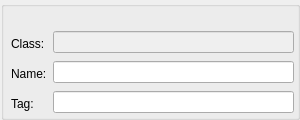
<?xml version="1.0" encoding="UTF-8"?>
<ui version="4.0">
 <class>ControlPropertyGridWidget</class>
 <widget class="QWidget" name="ControlPropertyGridWidget">
  <property name="geometry">
   <rect>
    <x>0</x>
    <y>0</y>
    <width>300</width>
    <height>120</height>
   </rect>
  </property>
  <property name="minimumSize">
   <size>
    <width>300</width>
    <height>120</height>
   </size>
  </property>
  <property name="windowTitle">
   <string>Form</string>
  </property>
  <widget class="QGroupBox" name="groupBox">
   <property name="geometry">
    <rect>
     <x>1</x>
     <y>1</y>
     <width>299</width>
     <height>119</height>
    </rect>
   </property>
   <property name="title">
    <string/>
   </property>
   <widget class="QLineEdit" name="tagLineEdit">
    <property name="geometry">
     <rect>
      <x>52</x>
      <y>90</y>
      <width>241</width>
      <height>22</height>
     </rect>
    </property>
   </widget>
   <widget class="QLabel" name="label">
    <property name="geometry">
     <rect>
      <x>10</x>
      <y>35</y>
      <width>41</width>
      <height>16</height>
     </rect>
    </property>
    <property name="text">
     <string>Class:</string>
    </property>
   </widget>
   <widget class="QLabel" name="label_2">
    <property name="geometry">
     <rect>
      <x>10</x>
      <y>65</y>
      <width>41</width>
      <height>16</height>
     </rect>
    </property>
    <property name="text">
     <string>Name:</string>
    </property>
   </widget>
   <widget class="QLineEdit" name="objectNameLineEdit">
    <property name="geometry">
     <rect>
      <x>52</x>
      <y>60</y>
      <width>241</width>
      <height>22</height>
     </rect>
    </property>
   </widget>
   <widget class="QLineEdit" name="classNameLineEdit">
    <property name="enabled">
     <bool>false</bool>
    </property>
    <property name="geometry">
     <rect>
      <x>52</x>
      <y>30</y>
      <width>241</width>
      <height>22</height>
     </rect>
    </property>
    <property name="readOnly">
     <bool>true</bool>
    </property>
   </widget>
   <widget class="QLabel" name="label_3">
    <property name="geometry">
     <rect>
      <x>10</x>
      <y>95</y>
      <width>31</width>
      <height>16</height>
     </rect>
    </property>
    <property name="text">
     <string>Tag:</string>
    </property>
   </widget>
  </widget>
 </widget>
 <tabstops>
  <tabstop>classNameLineEdit</tabstop>
  <tabstop>objectNameLineEdit</tabstop>
  <tabstop>tagLineEdit</tabstop>
 </tabstops>
 <resources/>
 <connections/>
</ui>
